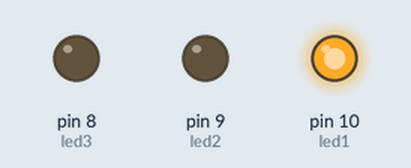
Bench run of a sketch on a simulated Arduino Uno, built with avr-gcc and run on an emulated ATmega328P. Parts: output pins drawn as LEDs (lit = HIGH).

Above: at 0.2 s.
At 0.7 s:
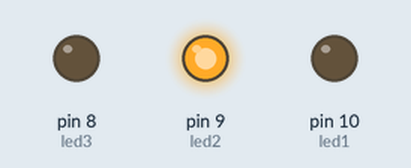
At 2.7 s:
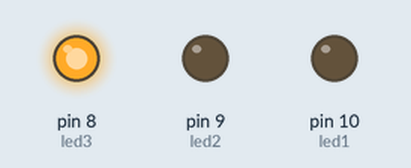
Timing chart, 0 to 3.5 s (numbered marks = the images above):
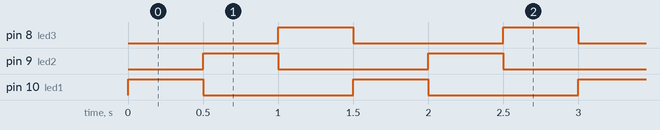

The sketch:

Project-LED-Kanan-ke-Kiri.ino
```cpp
// Pin LED
int led1 = 10;
int led2 = 9;
int led3 = 8;

// Variabel untuk mengatur waktu nyala
int delayTime = 500; // 500ms atau 0.5 detik

void setup() {
  // Set pin sebagai output
  pinMode(led1, OUTPUT);
  pinMode(led2, OUTPUT);
  pinMode(led3, OUTPUT);
}

void loop() {
  // Nyala LED1
  digitalWrite(led1, HIGH);  // LED1 ON
  digitalWrite(led2, LOW);   // LED2 OFF
  digitalWrite(led3, LOW);   // LED3 OFF
  delay(delayTime);          // Tunggu selama delayTime

  // Nyala LED2
  digitalWrite(led1, LOW);   // LED1 OFF
  digitalWrite(led2, HIGH);  // LED2 ON
  digitalWrite(led3, LOW);   // LED3 OFF
  delay(delayTime);

  // Nyala LED3
  digitalWrite(led1, LOW);   // LED1 OFF
  digitalWrite(led2, LOW);   // LED2 OFF
  digitalWrite(led3, HIGH);  // LED3 ON
  delay(delayTime);
}
```

Measured:
- by itself, pin 8 (led3), pin 9 (led2), pin 10 (led1): alternates HIGH for 0.50 s and LOW for 1.0 s
- by itself, everything shown: repeats every 1.5 s, in 3 steps
